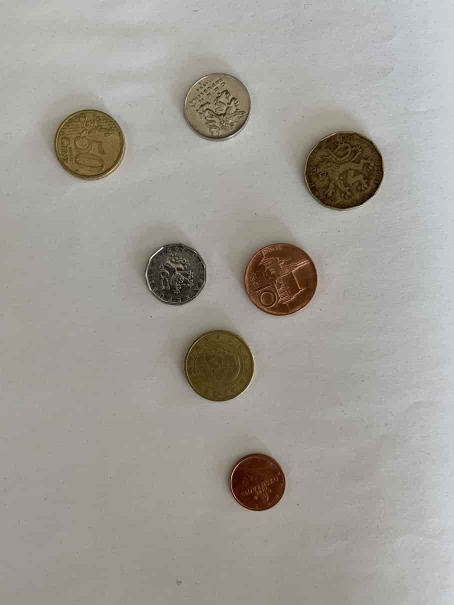
#> input picture opencv_book/pictures/coins2.jpg, 907 x 1209 px (shown at 1/2 size)
$ python rotation.py --image pictures/coins2.jpg
#> lines starting #> are read from the running program, lines starting #| are printed output that depends on the picture
import numpy as np
import argparse
import imutils
import cv2

ap = argparse.ArgumentParser()
ap.add_argument("-i", "--image", required=True, help="Path to the image")
args = vars(ap.parse_args())

image = cv2.imread(args["image"])
#> image is the input picture: shape (1209, 907, 3); mean B, G, R 150.5, 157.3, 160.7
cv2.imshow("Original", image)

(h, w) = image.shape[:2]
#> h = 1209; w = 907
center = (w // 2, h // 2)       # divide by '//' to receive whole integer numbers
#> center = (453, 604)

# 3 arguments - point at which rotate image, specify number of degrees, scale of image, resizing image
M = cv2.getRotationMatrix2D(center, 45, 1.0)
rotated = cv2.warpAffine(image, M, (w, h))          # apply rotation
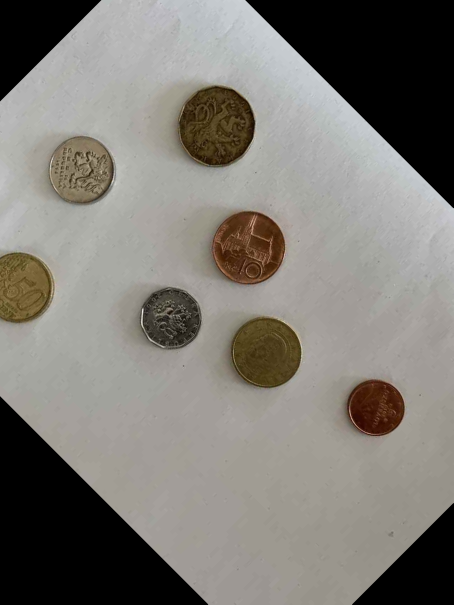
#> rotated: shape (1209, 907, 3) (shown at 1/2 size); mean B, G, R 117.1, 123.2, 126.5
cv2.imshow("Rotated by 45 Degrees", rotated)
cv2.waitKey(0)

M = cv2.getRotationMatrix2D(center, -90, 1.0)
rotated = cv2.warpAffine(image, M, (w, h))
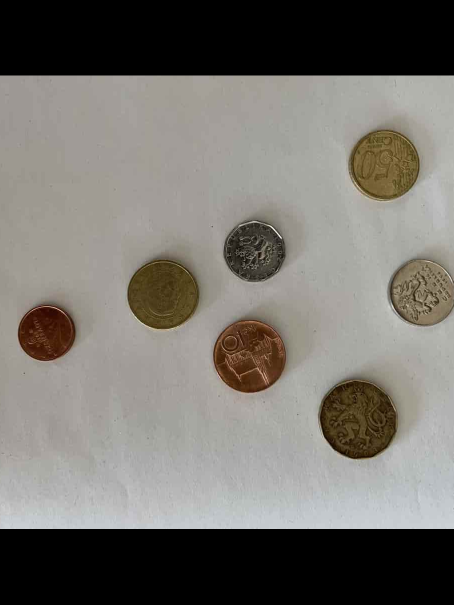
#> rotated: shape (1209, 907, 3) (shown at 1/2 size); mean B, G, R 109.1, 114.9, 118
cv2.imshow("Rotated by -90 Degrees", rotated)
cv2.waitKey(0)

rotated = imutils.rotate(image, 180)
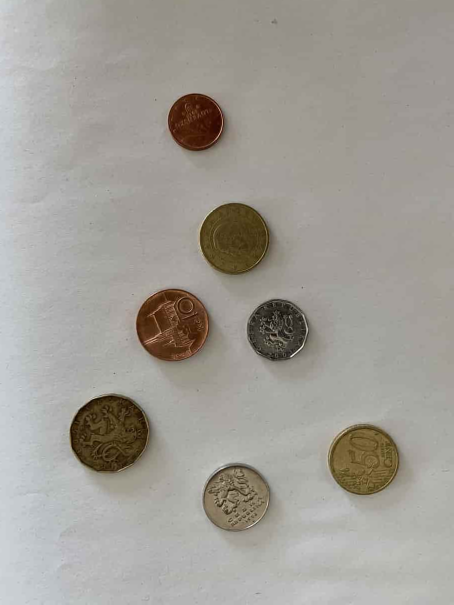
#> rotated: shape (1209, 907, 3) (shown at 1/2 size); mean B, G, R 150.5, 157.3, 160.7
cv2.imshow("Rotated by 180 Degrees", rotated)
cv2.waitKey(0)

$ run again, on opencv_book/pictures/input_counting_coins3.jpg
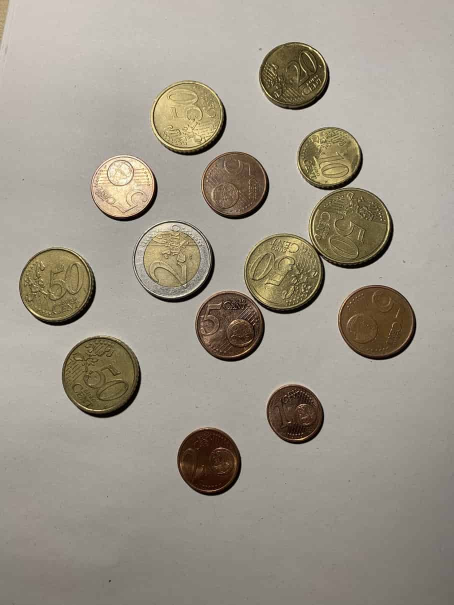
#> input picture opencv_book/pictures/input_counting_coins3.jpg, 907 x 1209 px (shown at 1/2 size)
#> image is the input picture: shape (1209, 907, 3); mean B, G, R 136.9, 150.2, 157.2
#> `rotated = cv2.warpAffine(image, M, (w, h))`:
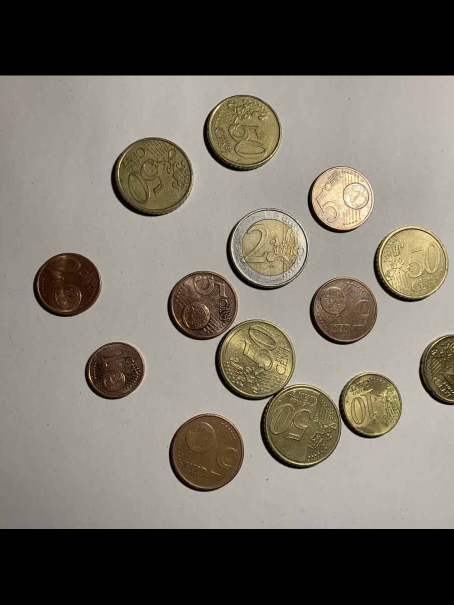
#> rotated: shape (1209, 907, 3) (shown at 1/2 size); mean B, G, R 100.4, 111.4, 117.1
#> `rotated = imutils.rotate(image, 180)`:
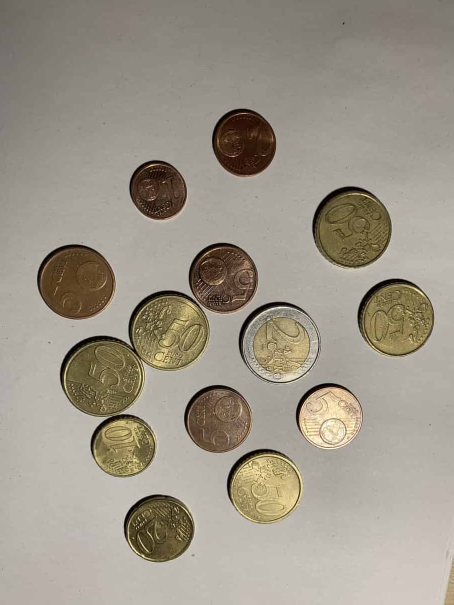
#> rotated: shape (1209, 907, 3) (shown at 1/2 size); mean B, G, R 136.9, 150.2, 157.2

$ run again, on opencv_book/pictures/master_169.jpg
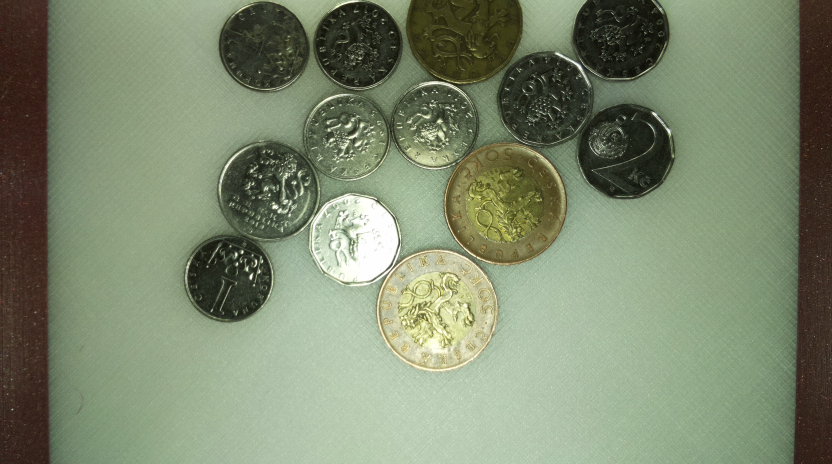
#> input picture opencv_book/pictures/master_169.jpg, 1664 x 928 px (shown at 1/2 size)
#> image is the input picture: shape (928, 1664, 3); mean B, G, R 110.5, 136.7, 125.5
#> `rotated = cv2.warpAffine(image, M, (w, h))`:
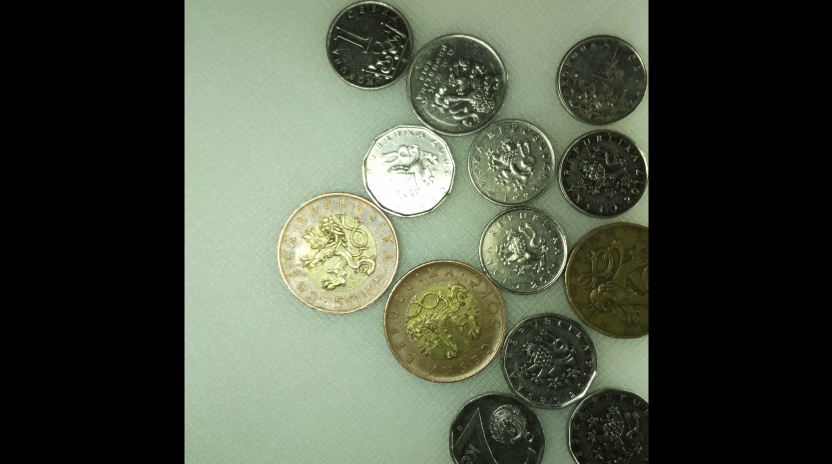
#> rotated: shape (928, 1664, 3) (shown at 1/2 size); mean B, G, R 66.4, 81.3, 74.6
#> `rotated = imutils.rotate(image, 180)`:
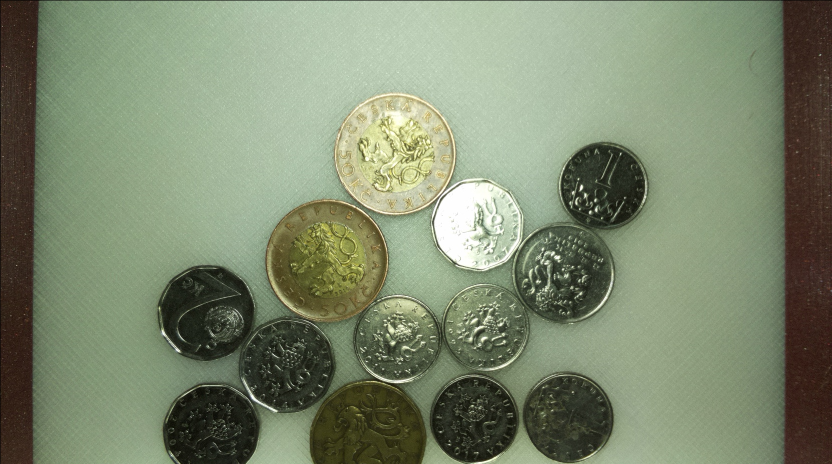
#> rotated: shape (928, 1664, 3) (shown at 1/2 size); mean B, G, R 110.4, 136.5, 125.3
